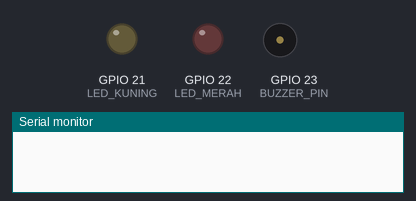
The sketch below on a simulated ESP32. On the bench: output pins drawn as LEDs (lit = HIGH), buzzer (waves = sounding), the last lines printed to the serial monitor. Wiring (from diagram.json): ultrasonic range finder: trigger GPIO 18; echo GPIO 19. Pins used as bus, display or sensor lines are not drawn.

Above: at 0.0 s.
At 1.1 s:
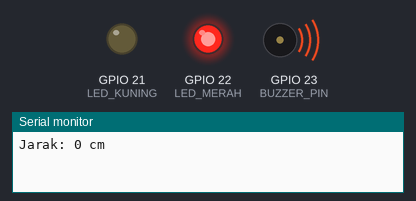
Timing chart, 0 to 2.6 s (numbered marks = the images above):
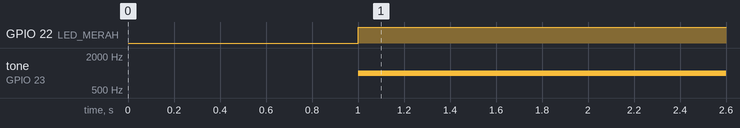

The sketch:

sketch.ino
```cpp
#define TRIG_PIN 5
#define ECHO_PIN 18

#define LED_HIJAU  19
#define LED_KUNING 21
#define LED_MERAH  22
#define BUZZER_PIN 23

void setup() {
  Serial.begin(115200);

  pinMode(TRIG_PIN, OUTPUT);
  pinMode(ECHO_PIN, INPUT);

  pinMode(LED_HIJAU, OUTPUT);
  pinMode(LED_KUNING, OUTPUT);
  pinMode(LED_MERAH, OUTPUT);
  pinMode(BUZZER_PIN, OUTPUT);
}

void loop() {
  // Trigger pulsa ultrasonik
  digitalWrite(TRIG_PIN, LOW);
  delayMicroseconds(2);
  digitalWrite(TRIG_PIN, HIGH);
  delayMicroseconds(10);
  digitalWrite(TRIG_PIN, LOW);

  // Hitung durasi dan jarak (cm)
  long duration = pulseIn(ECHO_PIN, HIGH);
  int distance = duration * 0.034 / 2;

  Serial.print("Jarak: ");
  Serial.print(distance);
  Serial.println(" cm");

  // Logika 3 Kondisi Parkir
  if (distance > 60) {
    // Kondisi Aman
    digitalWrite(LED_HIJAU, HIGH);
    digitalWrite(LED_KUNING, LOW);
    digitalWrite(LED_MERAH, LOW);
    noTone(BUZZER_PIN);
    digitalWrite(BUZZER_PIN, LOW);
    delay(200);

  } else if (distance >= 30 && distance <= 60) {
    // Kondisi Hati-hati (Buzzer bip lambat)
    digitalWrite(LED_HIJAU, LOW);
    digitalWrite(LED_KUNING, HIGH);
    digitalWrite(LED_MERAH, LOW);

    tone(BUZZER_PIN, 1000);
    delay(150);
    noTone(BUZZER_PIN);
    delay(300);

  } else {
    // Kondisi Bahaya/Stop (< 30 cm - Buzzer terus menyala)
    digitalWrite(LED_HIJAU, LOW);
    digitalWrite(LED_KUNING, LOW);
    digitalWrite(LED_MERAH, HIGH);

    tone(BUZZER_PIN, 1000); // Bunyi kontinu
    delay(100);
  }
}
```

Measured:
- by itself, GPIO 22 (LED_MERAH): LOW → HIGH at 1.0 s
- by itself, tone on GPIO 23 (BUZZER_PIN): silent → 1000 Hz at 1.0 s
